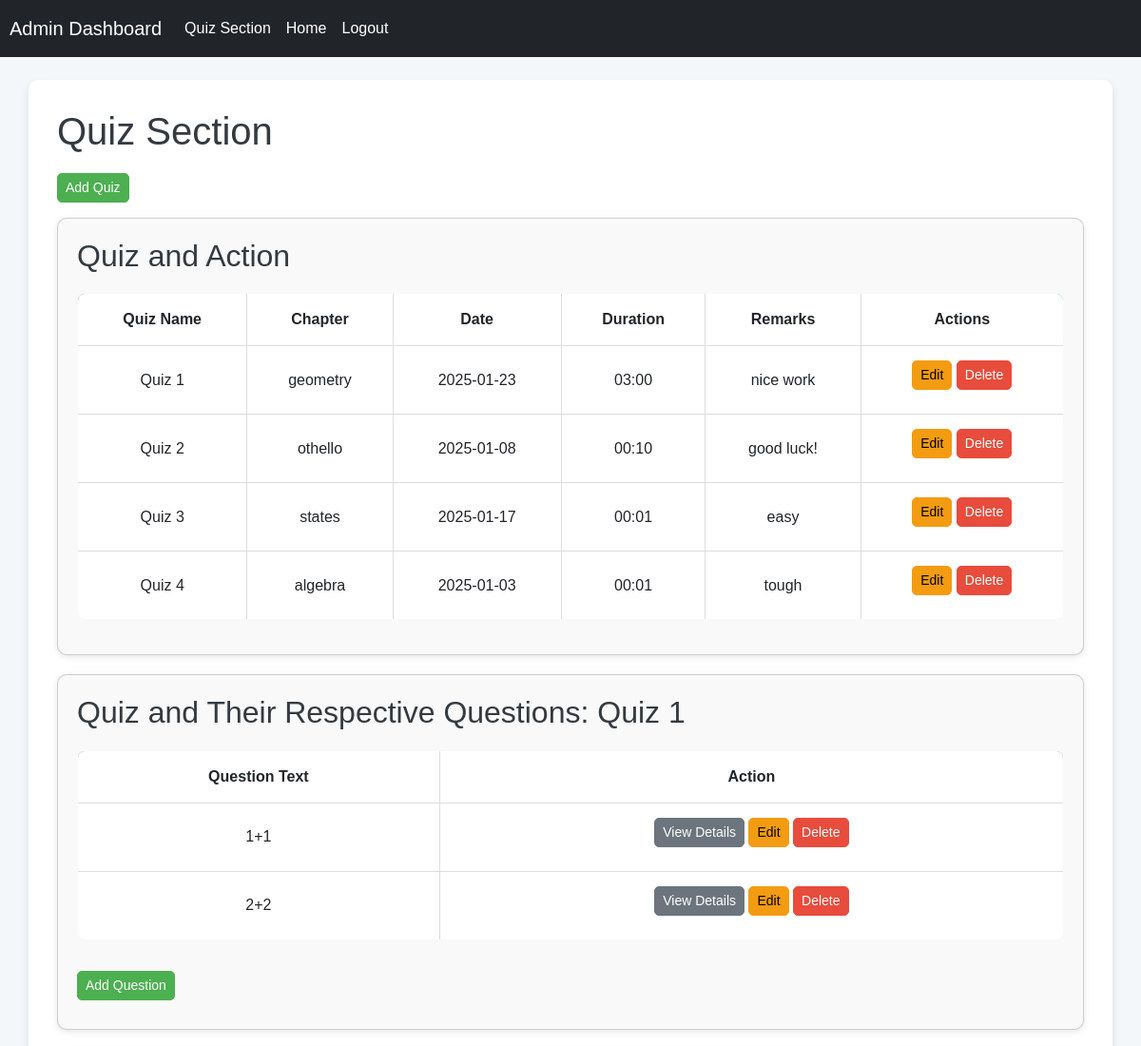
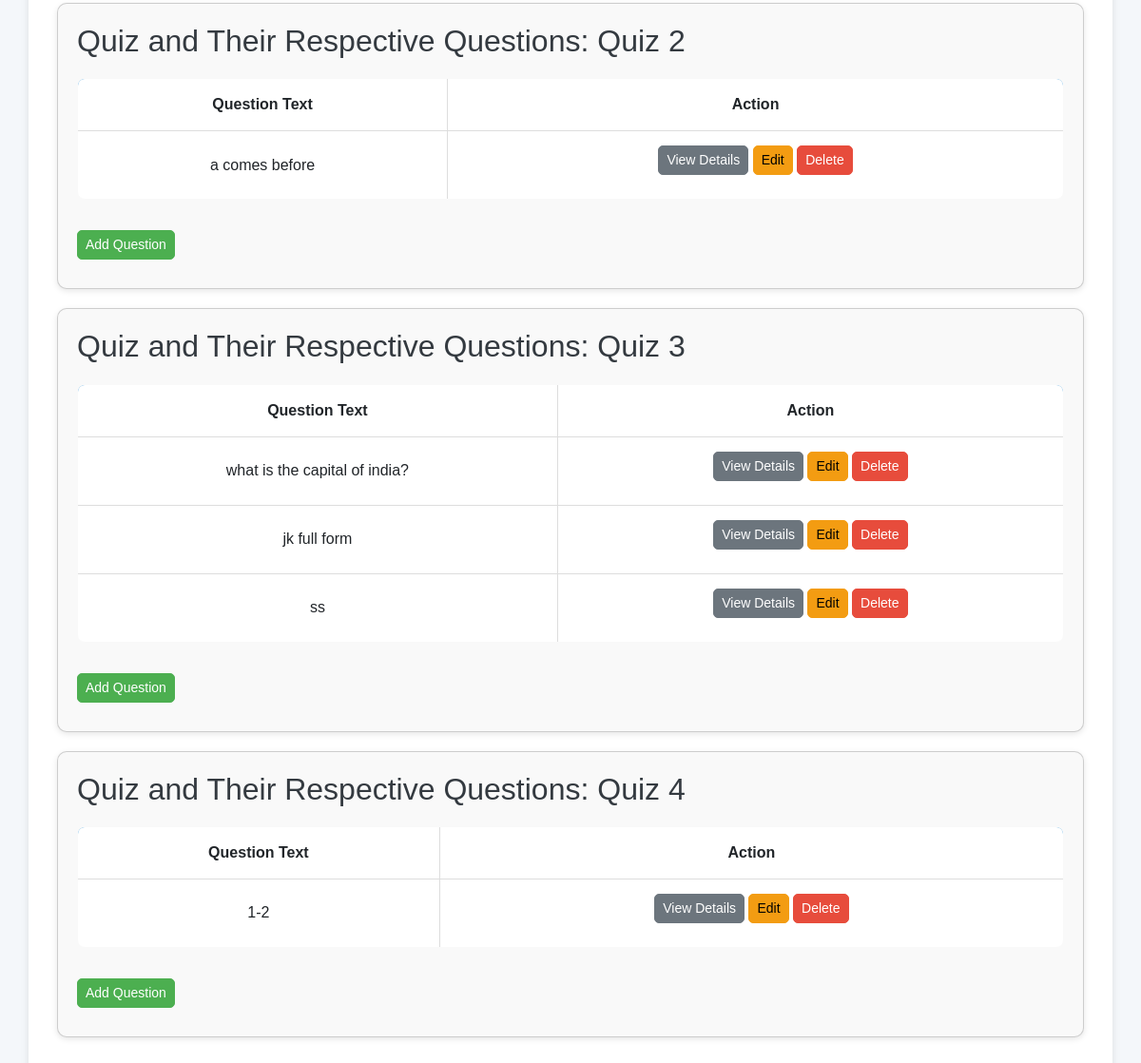
The app's page /admin/quiz_dashboard with its own data (2 pictures, top to bottom).
### main.py (models this page shows)
class Quiz(db.Model):
    id = db.Column(db.Integer, primary_key=True)
    name = db.Column(db.String(100), nullable=False)
    chapter_id = db.Column(db.Integer, db.ForeignKey('chapter.id', ondelete='CASCADE'), nullable=False)
    date_of_quiz = db.Column(db.Date, nullable=True)  # Optional
    time_duration = db.Column(db.String(5), nullable=True)  # Format HH:MM
    remarks = db.Column(db.Text, nullable=True)  # Optional
    questions = db.relationship('Question', backref='quiz', cascade="all, delete", passive_deletes=True)
    results = db.relationship('QuizResult', backref='quiz', lazy=True)

class Chapter(db.Model):
    id = db.Column(db.Integer, primary_key=True)
    name = db.Column(db.String(100), nullable=False)
    description = db.Column(db.Text, nullable=True)  # Optional
    subject_id = db.Column(db.Integer, db.ForeignKey('subject.id'), nullable=False)
    quizzes = db.relationship('Quiz', backref='chapter', lazy=True)

class Question(db.Model):
    id = db.Column(db.Integer, primary_key=True)
    text = db.Column(db.String(200), nullable=False)
    option1 = db.Column(db.String(200), nullable=False)
    option2 = db.Column(db.String(200), nullable=False)
    option3 = db.Column(db.String(200), nullable=True)
    option4 = db.Column(db.String(200), nullable=True)
    correct_option = db.Column(db.String(10), nullable=False)  # e.g., 'option1', 'option2'
    quiz_id = db.Column(db.Integer, db.ForeignKey('quiz.id'), nullable=False)

### main.py (the view, shortened to what this page needs)
@app.route('/admin/quiz_dashboard', methods=['GET', 'POST'])
def quiz_dashboard():
    chapters = Chapter.query.all()
    quizzes = Quiz.query.all()
    return render_template('quiz_dashboard.html', chapters=chapters, quizzes=quizzes)

### templates/quiz_dashboard.html (shortened to what this page needs)
<!DOCTYPE html>
<html lang="en">
<head>
    <link href="https://cdn.jsdelivr.net/npm/bootstrap@5.3.0-alpha1/dist/css/bootstrap.min.css" rel="stylesheet">
</head>
<body>
    <nav class="navbar navbar-expand-lg navbar-dark bg-dark">
        <a class="navbar-brand" href="{{ url_for('admin_dashboard') }}">Admin Dashboard</a>
        <div class="collapse navbar-collapse" id="navbarNav">
            <ul class="navbar-nav">
                <li class="nav-item">
                    <a class="nav-link" href="{{ url_for('quiz_dashboard') }}">Quiz Section</a>
                </li>
                <li class="nav-item">
                    <a class="nav-link" href="{{ url_for('admin_dashboard') }}">Home</a>
                </li>
                <li class="nav-item">
                    <a class="nav-link" href="{{ url_for('logout') }}">Logout</a>
                </li>
            </ul>
        </div>
    </nav>
    <div class="container mt-4">
        <h1>Quiz Section</h1>
        <a href="{{ url_for('add_quiz') }}" class="btn btn-primary btn-sm mb-3">Add Quiz</a>
        <div class="card">
            <div class="card-body">
                <h2>Quiz and Action</h2>
                <table class="table table-bordered">
                    <thead>
                        <tr>
                            <th>Quiz Name</th>
                            <th>Chapter</th>
                            <th>Date</th>
                            <th>Duration</th>
                            <th>Remarks</th>
                            <th>Actions</th>
                        </tr>
                    </thead>
                    <tbody>
                        {% for quiz in quizzes %}
                        <tr>
                            <td>{{ quiz.name }}</td>
                            <td>{{ quiz.chapter.name }}</td>
                            <td>{{ quiz.date_of_quiz }}</td>
                            <td>{{ quiz.time_duration }}</td>
                            <td>{{ quiz.remarks }}</td>
                            <td>
                                <a href="{{ url_for('edit_quiz', quiz_id=quiz.id) }}" class="btn btn-warning btn-sm">Edit</a>
                                <form method="POST" action="{{ url_for('delete_quiz', quiz_id=quiz.id) }}" style="display:inline-block;" onsubmit="return confirm('Are you sure you want to delete this quiz?');">
                                    <button type="submit" class="btn btn-danger btn-sm">Delete</button>
                                </form>
                            </td>
                        </tr>
                        {% endfor %}
                    </tbody>
                </table>
            </div>
        </div>
        {% for quiz in quizzes %}
        <div class="card">
            <div class="card-body">
                <h2>Quiz and Their Respective Questions: {{ quiz.name }}</h2>
                {% if quiz.questions %}
                <table class="table table-bordered">
                    <thead>
                        <tr>
                            <th>Question Text</th>
                            <th>Action</th>
                        </tr>
                    </thead>
                    <tbody>
                        {% for question in quiz.questions %}
                        <tr>
                            <td>{{ question.text }}</td>
                            <td>
                                <a href="{{ url_for('view_question', question_id=question.id) }}" class="btn btn-secondary btn-sm">View Details</a>
                                <a href="{{ url_for('edit_question', question_id=question.id) }}" class="btn btn-warning btn-sm">Edit</a>
                                <form method="POST" action="{{ url_for('delete_question', question_id=question.id) }}" style="display:inline-block;" onsubmit="return confirm('Are you sure you want to delete this question?');">
                                    <button type="submit" class="btn btn-danger btn-sm">Delete</button>
                                </form>
                            </td>
                        </tr>
                        {% endfor %}
                    </tbody>
                </table>
                {% else %}
                <p>No questions available for this quiz.</p>
                {% endif %}
                <a href="{{ url_for('add_question', quiz_id=quiz.id) }}" class="btn btn-primary btn-sm mt-3">Add Question</a>
            </div>
        </div>
        {% endfor %}
    </div>
</body>
</html>

### templates/quiz_dashboard.html (style rules this page uses)
body { background-color: #f4f7fa; font-family: 'Arial', sans-serif; }
.container { background-color: #ffffff; padding: 30px; border-radius: 10px; box-shadow: 0 4px 8px rgba(0, 0, 0, 0.1); }
h1, h2 { font-family: 'Arial', sans-serif; color: #343a40; margin-bottom: 20px; }
.card { border-radius: 10px; box-shadow: 0 2px 6px rgba(0, 0, 0, 0.1); margin-bottom: 20px; background-color: #f9f9f9; }
.card-body { padding: 20px; }
.btn { border-radius: 5px; }
.btn-primary { background-color: #4CAF50; border-color: #4CAF50; }
.btn-secondary { background-color: #6c757d; border-color: #6c757d; }
.btn-danger { background-color: #e74c3c; border-color: #e74c3c; }
.btn-warning { background-color: #f39c12; border-color: #f39c12; }
.navbar { background-color: #2c3e50; padding: 10px; }
.navbar a { color: white !important; }
.table { margin-top: 20px; border: 1px solid #ddd; border-radius: 8px; overflow: hidden; }
.table th, .table td { text-align: center; padding: 15px; vertical-align: middle; }
.table thead { background-color: #3498db; color: white; }
.table tbody tr:nth-child(even) { background-color: #f2f2f2; }
.container .btn-sm { margin-bottom: 10px; }

### records on screen
Quiz: name "Quiz 1", chapter.name "geometry", date_of_quiz "2025-01-23", time_duration "03:00", remarks "nice work"
Quiz: name "Quiz 2", chapter.name "othello", date_of_quiz "2025-01-08", time_duration "00:10", remarks "good luck!"
Quiz: name "Quiz 3", chapter.name "states", date_of_quiz "2025-01-17", time_duration "00:01", remarks "easy"
Quiz: name "Quiz 4", chapter.name "algebra", date_of_quiz "2025-01-03", time_duration "00:01", remarks "tough"
Question: text "1+1"
Question: text "2+2"
Question: text "a comes before"
Question: text "what is the capital of india?"
Question: text "jk full form"
Question: text "ss"
Question: text "1-2"
